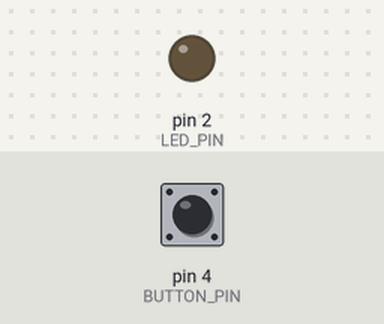
A sketch run on a simulated Arduino Uno, built with avr-gcc and run on an emulated ATmega328P. On the bench: output pins drawn as LEDs (lit = HIGH). The test bench sets the inputs (shaded band); at power-on: pin 4 (BUTTON_PIN) HIGH.

Above: at 1.2 s.
1.3 s: pin 4 (BUTTON_PIN) pulled LOW for 0.15 s
At 1.6 s:
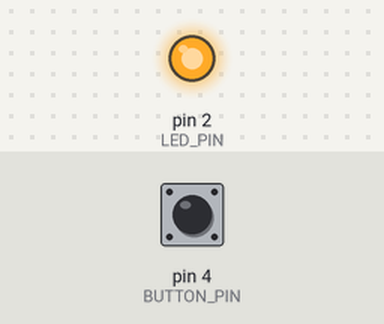
2.9 s: pin 4 (BUTTON_PIN) pulled LOW for 1 s
At 4.0 s:
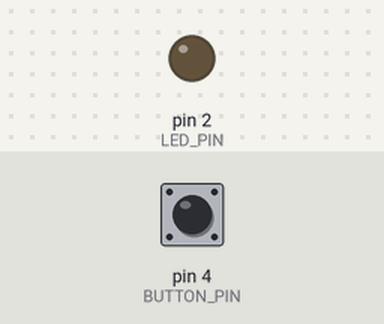
5.4 s: pin 4 (BUTTON_PIN) pulled LOW for 3.2 s
At 5.9 s:
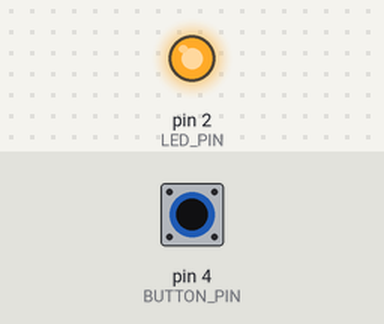
Timing chart, 0 to 8.4 s (numbered marks = the images above; inputs shaded):
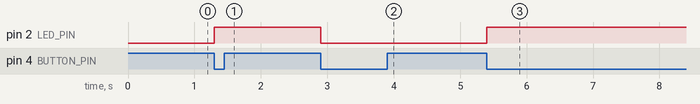

Measured:
- after the input at 1.3 s, pin 2 (LED_PIN): LOW → HIGH at once
- after the input at 2.9 s, pin 2 (LED_PIN): HIGH → LOW at once
- after the input at 5.4 s, pin 2 (LED_PIN): LOW → HIGH at once

The sketch:

02-toggle-led-button.ino
```cpp
const int LED_PIN = 2;
const int BUTTON_PIN = 4;

bool ledState = LOW;
bool lastButtonState = HIGH;

void setup() {

  pinMode(LED_PIN, OUTPUT);
  pinMode(BUTTON_PIN, INPUT_PULLUP);

}

void loop() {

  bool buttonState = digitalRead(BUTTON_PIN);

  if(buttonState == LOW && lastButtonState == HIGH) {

    ledState = !ledState;

  }

  lastButtonState = buttonState;

  digitalWrite(LED_PIN, ledState);

}
```
